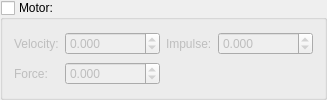
         <widget class="QGroupBox" name="gbMotor">
          <property name="title">
           <string>Motor:</string>
          </property>
          <property name="checkable">
           <bool>true</bool>
          </property>
          <property name="checked">
           <bool>false</bool>
          </property>
          <layout class="QGridLayout" name="gridLayout_6">
           <item row="0" column="3">
            <widget class="QLabel" name="label_15">
             <property name="text">
              <string>Impulse:</string>
             </property>
            </widget>
           </item>
           <item row="0" column="2">
            <widget class="QDoubleSpinBox" name="txtVelocity">
             <property name="sizePolicy">
              <sizepolicy hsizetype="Expanding" vsizetype="Fixed">
               <horstretch>0</horstretch>
               <verstretch>0</verstretch>
              </sizepolicy>
             </property>
             <property name="decimals">
              <number>3</number>
             </property>
             <property name="minimum">
              <double>-999999999.998999953269958</double>
             </property>
             <property name="maximum">
              <double>999999999.998999953269958</double>
             </property>
             <property name="singleStep">
              <double>0.100000000000000</double>
             </property>
            </widget>
           </item>
           <item row="2" column="0">
            <widget class="QLabel" name="lblX_6">
             <property name="text">
              <string>Force:</string>
             </property>
            </widget>
           </item>
           <item row="2" column="2">
            <widget class="QDoubleSpinBox" name="txtForce">
             <property name="sizePolicy">
              <sizepolicy hsizetype="Expanding" vsizetype="Fixed">
               <horstretch>0</horstretch>
               <verstretch>0</verstretch>
              </sizepolicy>
             </property>
             <property name="decimals">
              <number>3</number>
             </property>
             <property name="minimum">
              <double>-999999999.998999953269958</double>
             </property>
             <property name="maximum">
              <double>999999999.998999953269958</double>
             </property>
             <property name="singleStep">
              <double>0.100000000000000</double>
             </property>
            </widget>
           </item>
           <item row="0" column="0">
            <widget class="QLabel" name="lblX_5">
             <property name="text">
              <string>Velocity:</string>
             </property>
            </widget>
           </item>
           <item row="0" column="4">
            <widget class="QDoubleSpinBox" name="txtImpulse">
             <property name="sizePolicy">
              <sizepolicy hsizetype="Expanding" vsizetype="Fixed">
               <horstretch>0</horstretch>
               <verstretch>0</verstretch>
              </sizepolicy>
             </property>
             <property name="decimals">
              <number>3</number>
             </property>
             <property name="minimum">
              <double>-999999999.998999953269958</double>
             </property>
             <property name="maximum">
              <double>999999999.998999953269958</double>
             </property>
             <property name="singleStep">
              <double>0.100000000000000</double>
             </property>
            </widget>
           </item>
          </layout>
         </widget>
